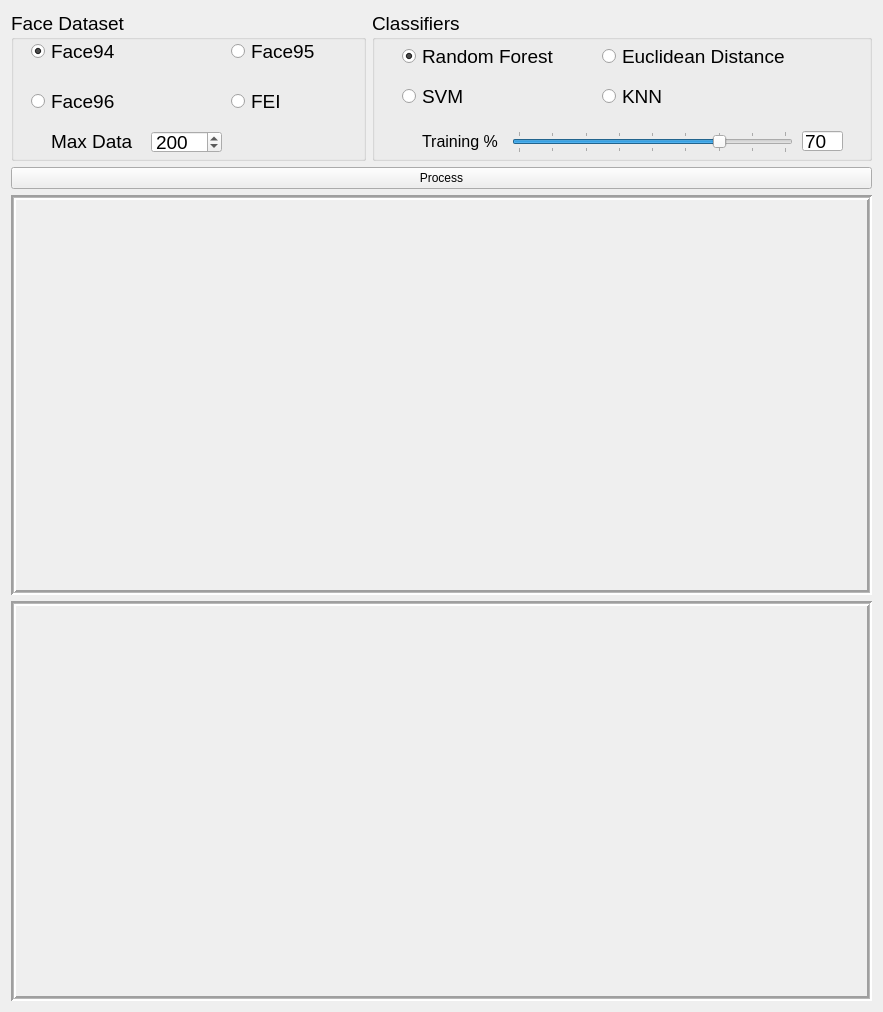
          <widget class="QWidget" name="scrollAreaWidgetContents">
           <property name="geometry">
            <rect>
             <x>0</x>
             <y>-493</y>
             <width>883</width>
             <height>1011</height>
            </rect>
           </property>
           <layout class="QVBoxLayout" name="verticalLayout">
            <item>
             <layout class="QHBoxLayout" name="horizontalLayout">
              <property name="spacing">
               <number>6</number>
              </property>
              <property name="sizeConstraint">
               <enum>QLayout::SetMinimumSize</enum>
              </property>
              <item>
               <widget class="QGroupBox" name="an2_face_Dataset_group">
                <property name="maximumSize">
                 <size>
                  <width>16777215</width>
                  <height>150</height>
                 </size>
                </property>
                <property name="font">
                 <font>
                  <pointsize>14</pointsize>
                 </font>
                </property>
                <property name="title">
                 <string>Face Dataset</string>
                </property>
                <widget class="QRadioButton" name="an2_radioButton_d1">
                 <property name="geometry">
                  <rect>
                   <x>20</x>
                   <y>30</y>
                   <width>141</width>
                   <height>21</height>
                  </rect>
                 </property>
                 <property name="font">
                  <font>
                   <pointsize>14</pointsize>
                  </font>
                 </property>
                 <property name="text">
                  <string>Face94</string>
                 </property>
                 <property name="checked">
                  <bool>true</bool>
                 </property>
                </widget>
                <widget class="QRadioButton" name="an2_radioButton_d4">
                 <property name="geometry">
                  <rect>
                   <x>220</x>
                   <y>80</y>
                   <width>111</width>
                   <height>21</height>
                  </rect>
                 </property>
                 <property name="font">
                  <font>
                   <pointsize>14</pointsize>
                  </font>
                 </property>
                 <property name="text">
                  <string>FEI</string>
                 </property>
                </widget>
                <widget class="QRadioButton" name="an2_radioButton_d2">
                 <property name="geometry">
                  <rect>
                   <x>220</x>
                   <y>30</y>
                   <width>111</width>
                   <height>21</height>
                  </rect>
                 </property>
                 <property name="font">
                  <font>
                   <pointsize>14</pointsize>
                  </font>
                 </property>
                 <property name="text">
                  <string>Face95</string>
                 </property>
                </widget>
                <widget class="QRadioButton" name="an2_radioButton_d3">
                 <property name="geometry">
                  <rect>
                   <x>20</x>
                   <y>80</y>
                   <width>111</width>
                   <height>21</height>
                  </rect>
                 </property>
                 <property name="font">
                  <font>
                   <pointsize>14</pointsize>
                  </font>
                 </property>
                 <property name="text">
                  <string>Face96</string>
                 </property>
                </widget>
                <widget class="QSpinBox" name="an2_maxdata_spinbox">
                 <property name="geometry">
                  <rect>
                   <x>140</x>
                   <y>120</y>
                   <width>71</width>
                   <height>22</height>
                  </rect>
                 </property>
                 <property name="minimum">
                  <number>100</number>
                 </property>
                 <property name="maximum">
                  <number>10000</number>
                 </property>
                 <property name="value">
                  <number>200</number>
                 </property>
                </widget>
                <widget class="QLabel" name="an2_maxdata_label">
                 <property name="geometry">
                  <rect>
                   <x>40</x>
                   <y>120</y>
                   <width>101</width>
                   <height>21</height>
                  </rect>
                 </property>
                 <property name="text">
                  <string>Max Data</string>
                 </property>
                </widget>
               </widget>
              </item>
              <item>
               <widget class="QGroupBox" name="an2_classifiers_group">
                <property name="minimumSize">
                 <size>
                  <width>500</width>
                  <height>150</height>
                 </size>
                </property>
                <property name="maximumSize">
                 <size>
                  <width>525</width>
                  <height>150</height>
                 </size>
                </property>
                <property name="font">
                 <font>
                  <pointsize>14</pointsize>
                 </font>
                </property>
                <property name="title">
                 <string>Classifiers</string>
                </property>
                <widget class="QRadioButton" name="an2_radioButton_ED">
                 <property name="geometry">
                  <rect>
                   <x>230</x>
                   <y>30</y>
                   <width>191</width>
                   <height>31</height>
                  </rect>
                 </property>
                 <property name="text">
                  <string>Euclidean Distance</string>
                 </property>
                </widget>
                <widget class="QRadioButton" name="an2_radioButton_KNN">
                 <property name="geometry">
                  <rect>
                   <x>230</x>
                   <y>70</y>
                   <width>111</width>
                   <height>31</height>
                  </rect>
                 </property>
                 <property name="text">
                  <string>KNN</string>
                 </property>
                </widget>
                <widget class="QRadioButton" name="an2_radioButton_SVM">
                 <property name="geometry">
                  <rect>
                   <x>30</x>
                   <y>70</y>
                   <width>111</width>
                   <height>31</height>
                  </rect>
                 </property>
                 <property name="text">
                  <string>SVM</string>
                 </property>
                </widget>
                <widget class="QRadioButton" name="an2_radioButton_RF">
                 <property name="geometry">
                  <rect>
                   <x>30</x>
                   <y>30</y>
                   <width>171</width>
                   <height>31</height>
                  </rect>
                 </property>
                 <property name="text">
                  <string>Random Forest</string>
                 </property>
                 <property name="checked">
                  <bool>true</bool>
                 </property>
                </widget>
                <widget class="QSlider" name="an2_horizontalSlider">
                 <property name="geometry">
                  <rect>
                   <x>140</x>
                   <y>120</y>
                   <width>281</width>
                   <height>22</height>
                  </rect>
                 </property>
                 <property name="minimum">
                  <number>10</number>
                 </property>
                 <property name="maximum">
                  <number>90</number>
                 </property>
                 <property name="singleStep">
                  <number>10</number>
                 </property>
                 <property name="value">
                  <number>70</number>
                 </property>
                 <property name="tracking">
                  <bool>true</bool>
                 </property>
                 <property name="orientation">
                  <enum>Qt::Horizontal</enum>
                 </property>
                 <property name="invertedControls">
                  <bool>false</bool>
                 </property>
                 <property name="tickPosition">
                  <enum>QSlider::TicksBothSides</enum>
                 </property>
                 <property name="tickInterval">
                  <number>10</number>
                 </property>
                </widget>
                <widget class="QLabel" name="label_3">
                 <property name="geometry">
                  <rect>
                   <x>50</x>
                   <y>120</y>
                   <width>81</width>
                   <height>21</height>
                  </rect>
                 </property>
                 <property name="font">
                  <font>
                   <pointsize>12</pointsize>
                  </font>
                 </property>
                 <property name="text">
                  <string>Training %</string>
                 </property>
                </widget>
                <widget class="QLineEdit" name="an2_slidervalue_lineEdit_2">
                 <property name="geometry">
                  <rect>
                   <x>430</x>
                   <y>120</y>
                   <width>41</width>
                   <height>20</height>
                  </rect>
                 </property>
                 <property name="inputMethodHints">
                  <set>Qt::ImhPreferNumbers</set>
                 </property>
                 <property name="text">
                  <string>70</string>
                 </property>
                </widget>
               </widget>
              </item>
             </layout>
            </item>
            <item>
             <widget class="QPushButton" name="an2_process_bt">
              <property name="text">
               <string>Process</string>
              </property>
             </widget>
            </item>
            <item>
             <widget class="QLabel" name="an2_image_Label_1">
              <property name="minimumSize">
               <size>
                <width>0</width>
                <height>400</height>
               </size>
              </property>
              <property name="maximumSize">
               <size>
                <width>16777215</width>
                <height>400</height>
               </size>
              </property>
              <property name="frameShape">
               <enum>QFrame::Box</enum>
              </property>
              <property name="frameShadow">
               <enum>QFrame::Sunken</enum>
              </property>
              <property name="lineWidth">
               <number>2</number>
              </property>
              <property name="midLineWidth">
               <number>1</number>
              </property>
              <property name="text">
               <string/>
              </property>
             </widget>
            </item>
            <item>
             <widget class="QLabel" name="an2_image_Label_2">
              <property name="minimumSize">
               <size>
                <width>0</width>
                <height>400</height>
               </size>
              </property>
              <property name="maximumSize">
               <size>
                <width>16777215</width>
                <height>400</height>
               </size>
              </property>
              <property name="frameShape">
               <enum>QFrame::Box</enum>
              </property>
              <property name="frameShadow">
               <enum>QFrame::Sunken</enum>
              </property>
              <property name="lineWidth">
               <number>2</number>
              </property>
              <property name="midLineWidth">
               <number>1</number>
              </property>
              <property name="text">
               <string/>
              </property>
             </widget>
            </item>
           </layout>
          </widget>
